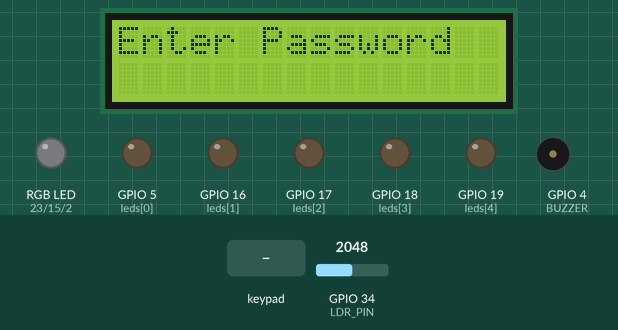
The sketch below on a simulated ESP32. Shown: 16×2 character LCD, an RGB LED mixed from three pins (HIGH = lit), output pins drawn as LEDs (lit = HIGH), buzzer (waves = sounding). The test bench sets the inputs (shaded band); at power-on: GPIO 34 (LDR_PIN) = 2048. WiFi joins after 1.5 s; servers stay silent unless stated; the local clock reads 2024-03-15 10:24:30 at power-on unless the sketch sets it; EEPROM starts erased.

Above: at 1.2 s.
1.3 s: keypad keys A 7 0 7 # pressed 0.4 s apart
At 3.7 s:
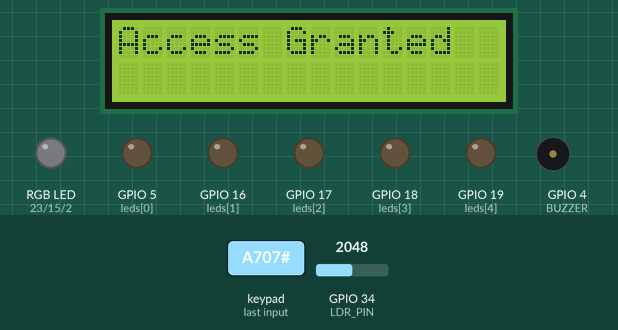
4.8 s: key 'B' pressed
At 5.2 s:
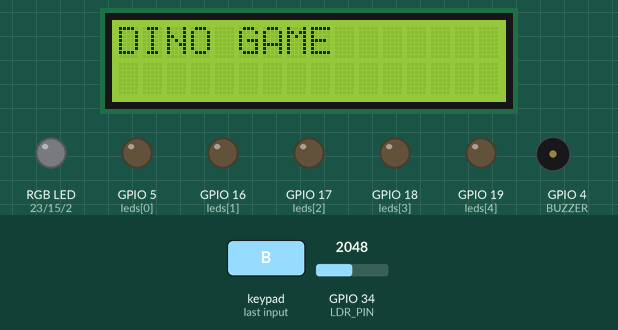
7.8 s: keypad keys A 7 0 7 A pressed 0.4 s apart
At 12.4 s:
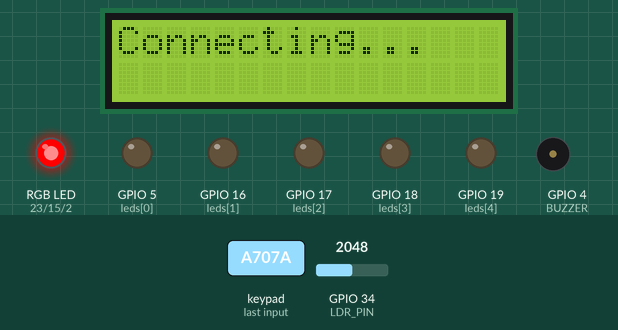
12.8 s: GPIO 34 (LDR_PIN) set to 1530
15.8 s: GPIO 34 (LDR_PIN) set to 1454
At 16.2 s:
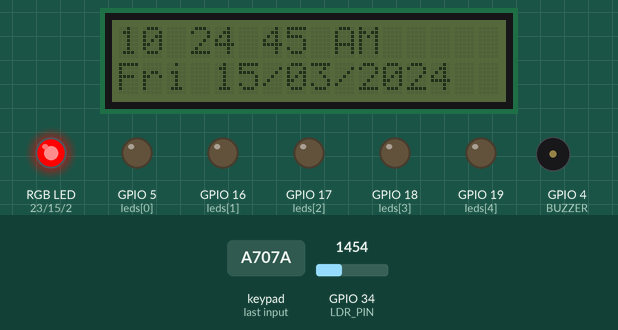
18.8 s: GPIO 34 (LDR_PIN) set to 1540
At 19.4 s:
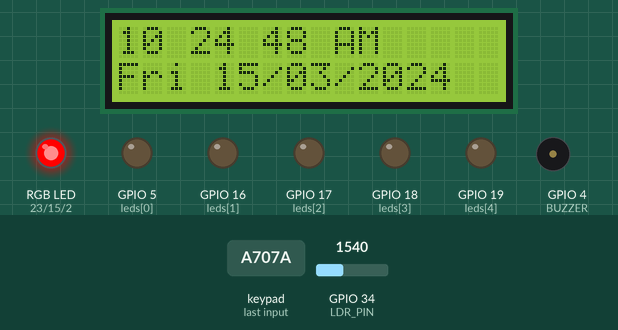
Timing chart, 0 to 21.5 s (numbered marks = the images above; inputs shaded):
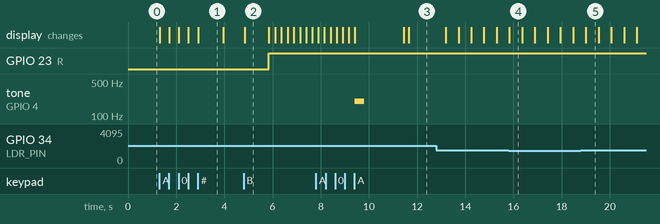

Measured:
- the behaviour switches between 1500 and 1499 on GPIO 34 (LDR_PIN) (found by bisection; images 3 and 4)
- after the input at 1.3 s, the display: first changes at once (image 1 shows a later state)
- after the input at 4.8 s, GPIO 23 (R): LOW → HIGH after 1.0 s; the display: changes at once (image 2)
- after the input at 7.8 s, the display: first differs from a run without the input after 3.9 s (image 3)
- after the input at 15.8 s, the display: changes at once (image 4)
- after the input at 18.8 s, the display: changes after 0.20 s (image 5)
- what the display in image 1 shows lasts 1.0 s, from 2.9 s to 3.9 s

The sketch:

LDR.Passive_Buzzer.5_LED.RGB.LCD.Keypad-ESP32_Project.ino
```cpp
//---------- ESP32 PIN CONNECTIONS ----------//
/*

     /-------- NOTE --------/
    #ALL ARE CONNECTED TO 5V

     /---- LCD ----/
    VCC → 5V
    GND → GND
    SDA → 21
    SCL → 22

     /---- Keypad Wiring ----/
    Rows    → 13, 12, 14, 27
    Columns → 26, 25, 33, 32

     /---- LEDs + RGB LED ----/
    Single LEDs → THROUGH 220Ω → 5,16,17,18,19
    RGB LED     → THROUGH 220Ω → 23(R),15(G),2(B)

     /---- LDR ----/
    DO → 34

     /---- Passive Buzzer ----/
    + → 4

     /---- WiFi and Time ----/
    # WiFi connects automatically via code (ssid + wifiPass)
    # Time uses NTP (pool.ntp.org) with IST +5:30 (india)

*/

#include <Keypad.h>
#include <LiquidCrystal_I2C.h>
#include <WiFi.h>
#include <time.h>
#include <EEPROM.h>

/* ---------- LCD ---------- */
LiquidCrystal_I2C lcd(0x27, 16, 2);

/* ---------- EEPROM ---------- */
#define EEPROM_SIZE 4
#define HS_ADDR 0

/* ---------- PINS ---------- */
#define LDR_PIN 34
#define BUZZER 4
#define R 23
#define G 15
#define B 2

int leds[5] = {5, 16, 17, 18, 19};

/* ---------- WIFI ---------- */
const char* ssid = "YOUR_WIFI_NAME";
const char* wifiPass = "WIFI_PASSWORD";

/* ---------- KEYPAD ---------- */
const byte ROWS = 4;
const byte COLS = 4;

char keys[ROWS][COLS] = {
  {'1','2','3','A'},
  {'4','5','6','B'},
  {'7','8','9','C'},
  {'*','0','#','D'}
};

byte rowPins[ROWS] = {13, 12, 14, 27};
byte colPins[COLS] = {26, 25, 33, 32};

Keypad keypad = Keypad(makeKeymap(keys), rowPins, colPins, ROWS, COLS);

/* ---------- SECURITY ---------- */
String password = "A707";
String entered = "";
bool unlocked = false;

/* ---------- DINO CHARS ---------- */
byte dinoRun1[8] = {B00100,B01110,B00100,B01100,B00100,B00110,B01001,B00000};
byte dinoRun2[8] = {B00100,B01110,B00100,B00110,B00100,B01100,B10010,B00000};
byte dinoJump[8] = {B00100,B01110,B00100,B00100,B00100,B00100,B00100,B00000};

/* ---------- SETUP ---------- */
void setup() {
  lcd.init();
  lcd.backlight();
  EEPROM.begin(EEPROM_SIZE);

  for (int i = 0; i < 5; i++) pinMode(leds[i], OUTPUT);
  pinMode(R, OUTPUT);
  pinMode(G, OUTPUT);
  pinMode(B, OUTPUT);
  pinMode(BUZZER, OUTPUT);
  pinMode(LDR_PIN, INPUT);

  lcd.print("Enter Password");
}

/* ---------- LOOP ---------- */
void loop() {
  char key = keypad.getKey();
  if (!key) return;

  if (!unlocked) {
    handlePassword(key);
    return;
  }

  if (key == 'A') showTime();
  if (key == 'B') dinoGame();
  if (key == 'C') showLight();
  if (key == 'D') ledRgbMenu();
  if (key == '#') logout();
}

/* ---------- PASSWORD ---------- */
void handlePassword(char key) {
  if (key == '#') {
    if (entered == password) {
      unlocked = true;
      entered = "";
      lcd.clear();
      lcd.print("Access Granted");
      delay(1000);
      showMenu();
    } else {
      entered = "";
      lcd.clear();
      lcd.print("Wrong Password");
      delay(1500);
      lcd.clear();
      lcd.print("Enter Password");
    }
  } else if (key == '*') {
    entered = "";
    lcd.clear();
    lcd.print("Enter Password");
  } else {
    entered += key;
    lcd.setCursor(0,1);
    lcd.print(entered);
  }
}

/* ---------- MENU ---------- */
void showMenu() {
  lcd.clear();
  lcd.print("A Time B Game");
  lcd.setCursor(0,1);
  lcd.print("C Light D LED");
}

/* ---------- LOGOUT ---------- */
void logout() {
  unlocked = false;
  entered = "";
  lcd.clear();
  lcd.print("Logged Out");
  delay(1500);
  lcd.clear();
  lcd.print("Enter Password");
}

/* ---------- TIME ---------- */
void showTime() {
  lcd.clear();
  lcd.print("Connecting...");
  WiFi.begin(ssid, wifiPass);
  while (WiFi.status() != WL_CONNECTED) delay(300);

  configTime(19800, 0, "pool.ntp.org");

  bool blink = true;
  const char* days[] = {"Sun","Mon","Tue","Wed","Thu","Fri","Sat"};

  while (true) {
    struct tm t;
    if (!getLocalTime(&t)) continue;

    int light = analogRead(LDR_PIN);
    if (light < 1500) lcd.noBacklight();
    else lcd.backlight();

    lcd.clear();

    int hr = t.tm_hour % 12;
    if (hr == 0) hr = 12;

    char c = blink ? ':' : ' ';
    blink = !blink;

    lcd.setCursor(0,0);
    lcd.printf("%02d%c%02d%c%02d %s",
               hr, c, t.tm_min, c, t.tm_sec,
               t.tm_hour >= 12 ? "PM" : "AM");

    lcd.setCursor(0,1);
    lcd.printf("%s %02d/%02d/%04d",
               days[t.tm_wday],
               t.tm_mday, t.tm_mon + 1,
               t.tm_year + 1900);

    delay(500);
    if (keypad.getKey() == '*') break;
  }
  lcd.backlight();
  showMenu();
}

/* ---------- LDR ---------- */
void showLight() {
  while (true) {
    lcd.clear();
    lcd.print("Light:");
    lcd.setCursor(0,1);
    lcd.print(analogRead(LDR_PIN));
    delay(500);
    if (keypad.getKey() == '*') break;
  }
  showMenu();
}

/* ---------- LED + RGB ---------- */
void ledRgbMenu() {
  lcd.clear();
  lcd.print("1-5 LED");
  lcd.setCursor(0,1);
  lcd.print("6R 7G 8B *");

  while (true) {
    char k = keypad.getKey();
    if (!k) continue;

    if (k >= '1' && k <= '5')
      digitalWrite(leds[k - '1'], !digitalRead(leds[k - '1']));

    if (k == '6') digitalWrite(R, !digitalRead(R));
    if (k == '7') digitalWrite(G, !digitalRead(G));
    if (k == '8') digitalWrite(B, !digitalRead(B));
    if (k == '*') break;
  }
  showMenu();
}

/* ---------- DINO GAME ---------- */
void dinoGame() {
  int dinoY = 1, jumpTime = 0;
  int obs1 = 15, obs2 = 22;
  int score = 0, highScore;
  int speedDelay = 250;
  bool frame = false;

  highScore = EEPROM.readInt(HS_ADDR);

  lcd.createChar(0, dinoRun1);
  lcd.createChar(1, dinoRun2);
  lcd.createChar(2, dinoJump);

  lcd.clear();
  lcd.print("DINO GAME");
  delay(1000);

  while (true) {
    lcd.clear();
    char k = keypad.getKey();

    if (k == '#') break;

    if (k == '*' && dinoY == 1) {
      dinoY = 0;
      jumpTime = 3;
      tone(BUZZER, 1000, 80);
    }

    if (jumpTime > 0) jumpTime--;
    else dinoY = 1;

    frame = !frame;

    lcd.setCursor(1, dinoY);
    lcd.write(dinoY == 0 ? byte(2) : (frame ? byte(0) : byte(1)));

    lcd.setCursor(obs1,1); lcd.print("|");
    lcd.setCursor(obs2,1); lcd.print("|");

    if ((obs1 == 1 || obs2 == 1) && dinoY == 1) {
      tone(BUZZER, 200, 400);
      if (score > highScore) {
        EEPROM.writeInt(HS_ADDR, score);
        EEPROM.commit();
      }
      lcd.clear();
      lcd.print("GAME OVER");
      delay(2000);
      break;
    }

    obs1--; obs2--;

    if (obs1 < 0) { obs1 = 15; score++; }
    if (obs2 < 0) obs2 = 22;

    digitalWrite(R, score % 3 == 0);
    digitalWrite(G, score % 3 == 1);
    digitalWrite(B, score % 3 == 2);

    lcd.setCursor(10,0);
    lcd.print(score);

    delay(speedDelay > 80 ? speedDelay-- : 80);
  }
  showMenu();
}
```
